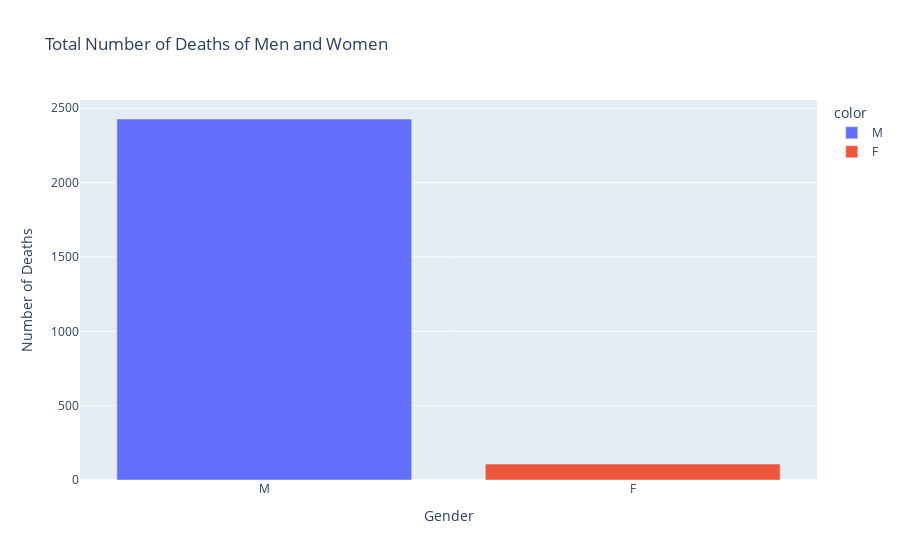

This figure's notebook cell:
### Code cell
fata_gender_bar = px.bar(
    x=df_fata_gender.index,
    y=df_fata_gender.values,
    color=df_fata_gender.index,
    title="Total Number of Deaths of Men and Women",
)
fata_gender_bar.update_layout(xaxis_title="Gender", yaxis_title="Number of Deaths")
fata_gender_bar.show()

### Figure 1 — Plotly figure (JSON) as saved in the notebook; plotly's stock layout.template omitted (floating-point values rounded to 4 significant figures)
{"data": [{"alignmentgroup": "True", "hovertemplate": "color=M<br>x=%{x}<br>y=%{y}<extra></extra>", "legendgroup": "M", "marker": {"color": "#636efa", "pattern": {"shape": ""}}, "name": "M", "offsetgroup": "M", "orientation": "v", "showlegend": true, "textposition": "auto", "type": "bar", "x": ["M"], "xaxis": "x", "y": [2428], "yaxis": "y"}, {"alignmentgroup": "True", "hovertemplate": "color=F<br>x=%{x}<br>y=%{y}<extra></extra>", "legendgroup": "F", "marker": {"color": "#EF553B", "pattern": {"shape": ""}}, "name": "F", "offsetgroup": "F", "orientation": "v", "showlegend": true, "textposition": "auto", "type": "bar", "x": ["F"], "xaxis": "x", "y": [107], "yaxis": "y"}], "layout": {"autosize": true, "barmode": "relative", "legend": {"title": {"text": "color"}, "tracegroupgap": 0}, "title": {"text": "Total Number of Deaths of Men and Women"}, "xaxis": {"anchor": "y", "autorange": true, "domain": [0, 1], "range": [-0.5, 1.5], "title": {"text": "Gender"}, "type": "category"}, "yaxis": {"anchor": "x", "autorange": true, "domain": [0, 1], "range": [0, 2556.0], "title": {"text": "Number of Deaths"}, "type": "linear"}}}
